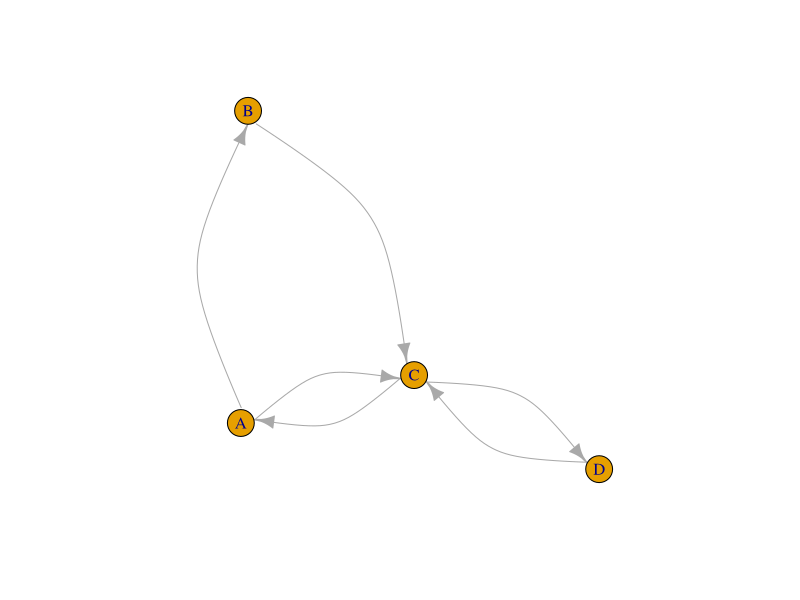
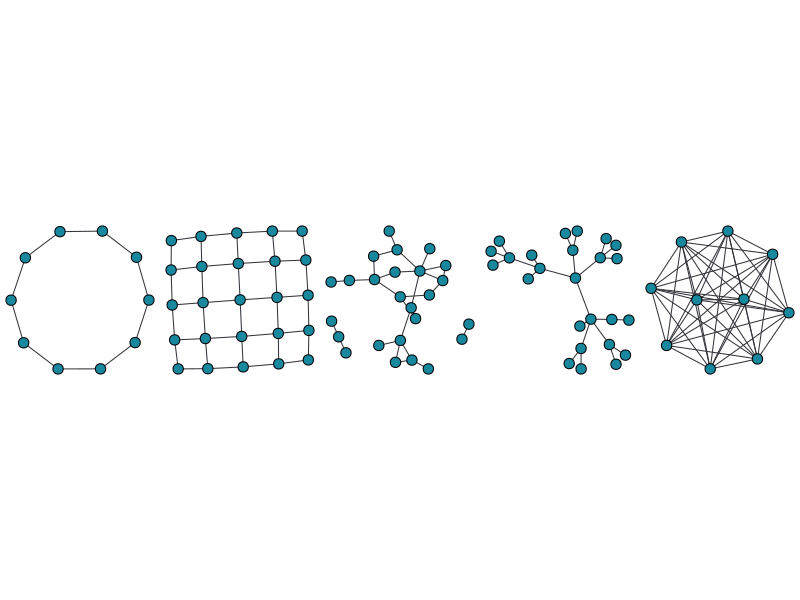
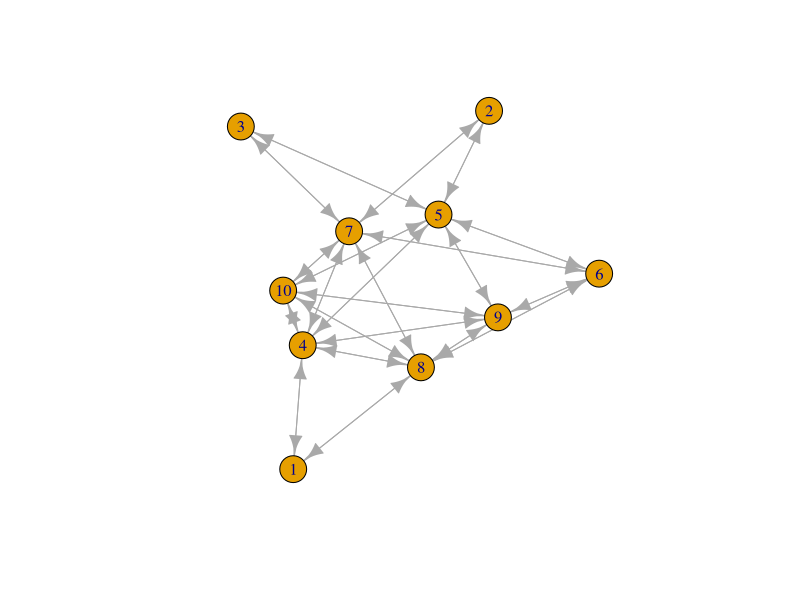
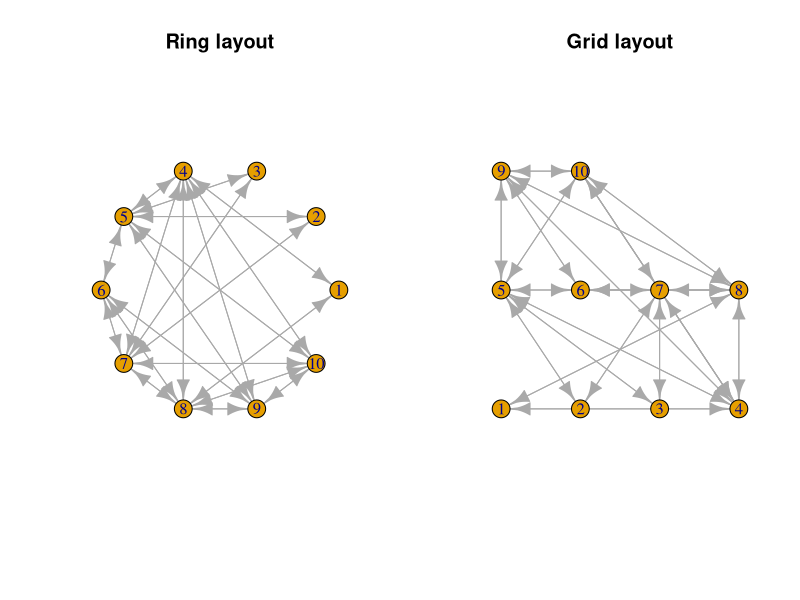
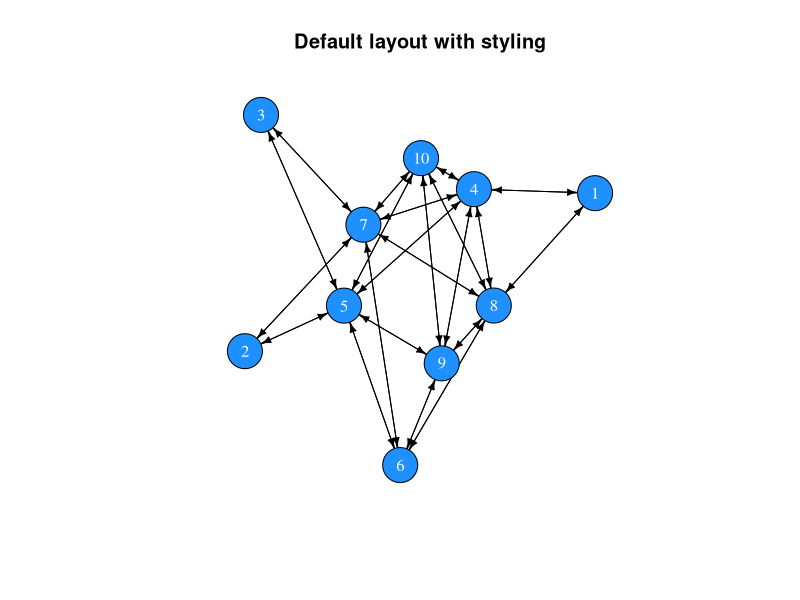
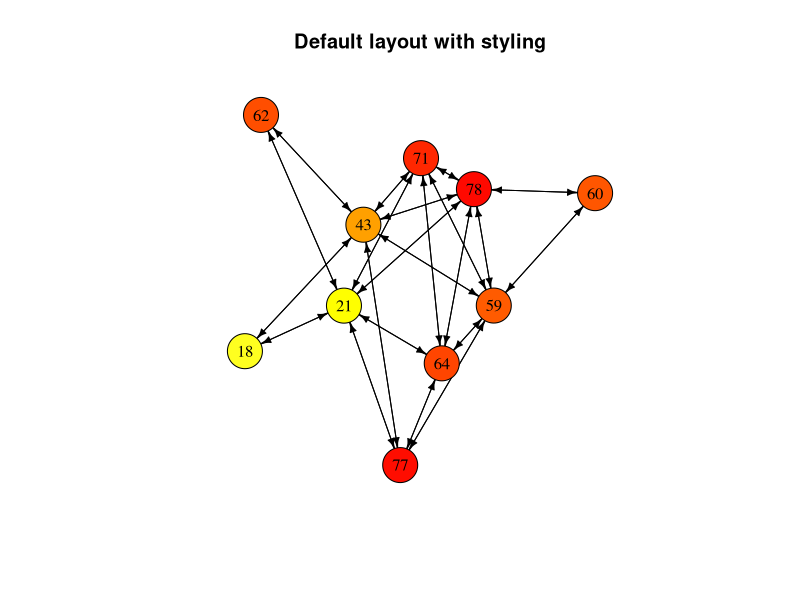
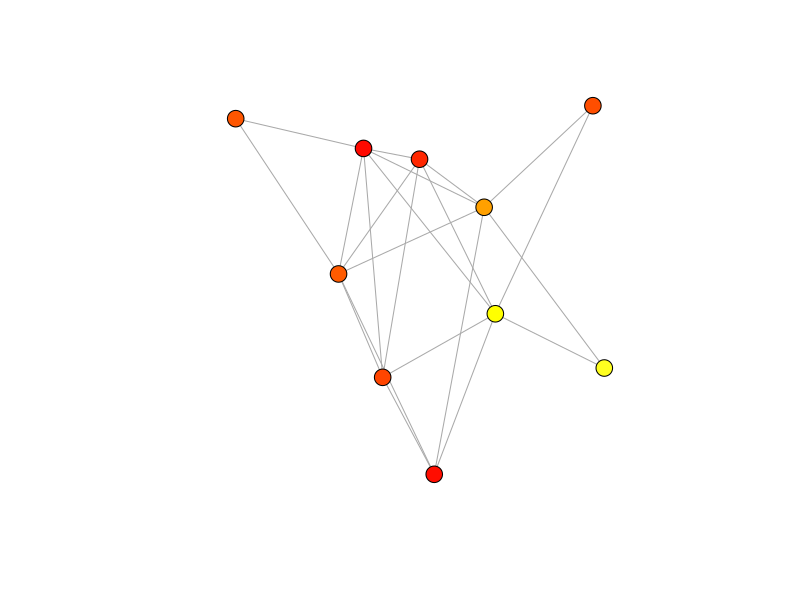
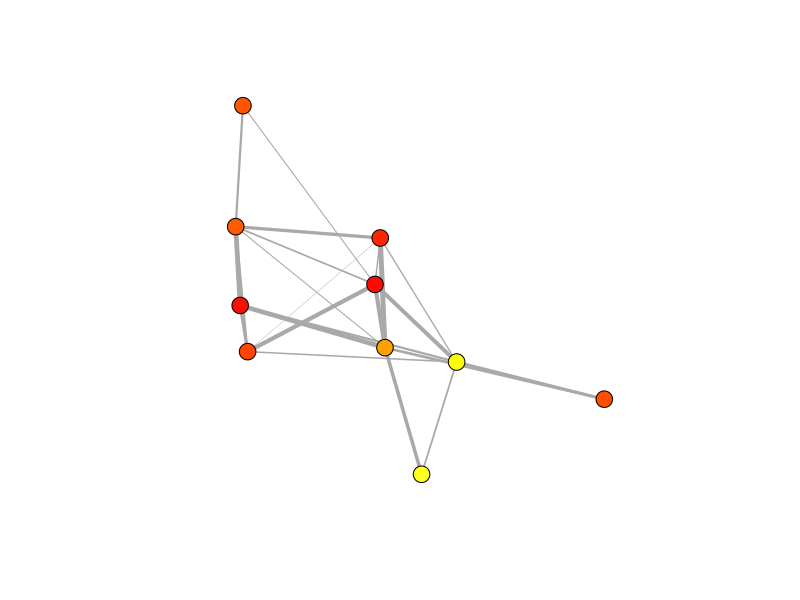

R code for these plots, in order: (Note: this script raises an error after producing the figures.)
## ---- chunk 1
library(igraph)
A <- matrix(c(0,1,1,0, 0,0,1,0, 1,0,0,1, 0,0,1,0), nrow = 4, byrow = TRUE)
row.names(A) <- c("A", "B", "C", "D")
colnames(A) <- c("A", "B", "C", "D")
net <- graph_from_adjacency_matrix(A)
plot(net, edge.curved=0.5)
## ---- chunk 2
m <- matrix(c(0,1,1,0, 0,0,1,0, 1,0,0,1, 0,0,1,0), nrow = 4, byrow = TRUE)
row.names(m) <- LETTERS[1:4]
colnames(m) <- LETTERS[1:4]
m
## ---- chunk 3
all(m[upper.tri(m)] == t(m)[upper.tri(m)])
## ---- chunk 4
isSymmetric(m)
## ---- chunk 5
# Creating a random matrix
random_matrix <- matrix(sample(x = c(0,1), size = 10^2, replace=T), ncol=10)
random_matrix
# It is not symmetric
isSymmetric(random_matrix)

# Replace the upper triangle with the transposed upper triangle
random_matrix[upper.tri(random_matrix)] <- t(random_matrix)[upper.tri(random_matrix)]
random_matrix
# Now it is symmetric
isSymmetric(random_matrix)
## ---- chunk 6
library(igraph)
parbefore <- par()$mar
par(mar=c(0,0,0,0))
par(mfrow=c(1,5))
tmp <- lapply(
  list(
    make_ring(n=10),
    make_lattice(dimvector=c(5,5), nei=1, directed=F),
    erdos.renyi.game(n=25,p.or.m=.1, type="gnp", directed=F, loops=F),
    barabasi.game(n=25, power=1.1, directed=F),
    make_full_graph(n=10)
  ), plot, vertex.label=NA, vertex.color="#18889F", edge.color="#33333B", edge.width=1)
par(mfrow=c(1,1))
par(mar=parbefore)
## ---- chunk 7
create_network <- function(N, f){
  # set up an empty adjacency matrix of size NxN
  A <- matrix(0, ncol = N, nrow = N)
  # set up a friendship counter
  friends <- 0
  
  # we will add friendships until we reach the desired number
  while(friends < round((((N^2)-N)/2) * f)){
    dyad <- sample(x = N, size = 2, replace = FALSE)
    i <- dyad[1]
    j <- dyad[2]
    if(A[i, j] == 0){
      A[i, j] <- A[j, i] <- 1
      friends <- friends + 1
      }
  }
  return(A)
}
## ---- chunk 8
adjm <- create_network(N = 10, f = .5)
adjm
## ---- chunk 9
# adj <- create_network(N = 20, f = .15)
# net <- graph_from_adjacency_matrix(adj)
# plot(net, vertex.label=NA, vertex.color="#18889F", edge.color="#33333B", vertex.size=3, edge.arrow.size=.1)
net <- graph_from_adjacency_matrix(adjm)
net
## ---- chunk 10
# set.seed(1)
plot(net)
## ---- chunk 11
par(mfrow = c(1,2))
plot(net, layout = layout.circle(net), main = "Ring layout")
plot(net, layout = layout.grid(net), main = "Grid layout")
par(mfrow = c(1,1))
## ---- chunk 12
set.seed(1)
plot(net, 
     vertex.color = "dodgerblue", 
     vertex.label.color = "white",
     vertex.size = 20,
     edge.color = "black",
     edge.width = 1,
     edge.arrow.size = 0.5,
     main = "Default layout with styling")
## ---- chunk 13
# Generate random ages
age <- sample(x = 18:80, size = vcount(net), replace = TRUE)
# Select colours
col <- heat.colors(n = 80, rev = TRUE)[age]
# Plot network with col
set.seed(1)
plot(net, 
     vertex.color = col, 
     vertex.label = age,
     vertex.label.color = "black",
     vertex.size = 20,
     edge.color = "black",
     edge.width = 1,
     edge.arrow.size = 0.5,
     main = "Default layout with styling")
## ---- chunk 14
get.vertex.attribute(net)
## ---- chunk 15
# Add an attribute called 'age' and assign the values of the age vector
V(net)$age <- age
# The same for the 'col' vector
V(net)$col <- col
# Return attributes
get.vertex.attribute(net)
# Return the network object
net
## ---- chunk 16
net <- as.undirected(net)
set.seed(1)
plot(net, 
     vertex.color = V(net)$col, 
     vertex.label = NA,
     vertex.size = 9,
     edge.width = 1,
     edge.arrow.size = 0.5)
## ---- chunk 17
# Create random strength values
strength <- runif(n = ecount(net), min = 0, max = 1)
# Assign values to edges
E(net)$weight <- strength
net
## ---- chunk 18
set.seed(1)
plot(net, 
     vertex.color = V(net)$col, 
     vertex.label = NA,
     vertex.size = 9,
     edge.width = E(net)$weight*5,
     edge.arrow.size = 0.5)
## ---- chunk 19
V(net)
E(net)
## ---- chunk 20
get.vertex.attribute(graph = net)
get.edge.attribute(net)
## ---- chunk 21
vcount(net)
ecount(net)
## ---- chunk 22
diameter(graph = net)
## ---- chunk 23
mean_distance(graph = net)
## ---- chunk 24
edge_density(graph = net)
## ---- chunk 25
reciprocity(graph = net)
## ---- chunk 26
transitivity(graph = net)
## ---- chunk 27
# number of edges that connected with each node
degree(graph = net)

# we can use the mean of all degree centralities as a general measure for the entire network
mean(degree(graph = net))
## ---- chunk 28
sort(strength(graph = net))
## ---- chunk 29
closeness(graph = net)
## ---- chunk 30
betweenness(graph = net)
## ---- chunk 31
eigen_centrality(graph = net)$vector
## ---- chunk 32
between <- betweenness(graph = net)
col <- heat.colors(n = max(between)+1, rev = TRUE)[between+1]
# Plot network with col
set.seed(1)
plot(net, 
     vertex.color = col, 
     vertex.label = between,
     vertex.label.color = "black",
     vertex.size = 20,
     edge.color = "black",
     edge.width = 1,
     edge.arrow.size = 0.5,
     main = "Betweenness centrality")
## ---- chunk 33
# set up vector that stores whether an individual possesses the latest gossip:
gossip_meter <- rep(FALSE, n)
gossip_meter

# choose a random individual to start gossiping
gossip_meter[sample(x = n, size = 1)] <- TRUE
gossip_meter

# choose an individual with gossip
if(sum(gossip_meter) == 1){
  gossip_provider <- which(gossip_meter)
} else {
  gossip_provider <- sample(x = which(gossip_meter), size = 1)
}

# choose a neighbour in the network
neighbours <- which(adjm[gossip_provider,] == 1)

# only execute if there is a neighbour
if(length(neighbours) > 0){
  # choose one neighbour if several are present
  if(length(neighbours) == 1){
    neighbour <- neighbours
  } else {
    neighbour <- sample(x = neighbours, size = 1)
  }
  # update gossip indicator of the neighbour
  gossip_meter[neighbour] <- TRUE
}
gossip_meter
## ---- chunk 34
mySample <- function(x, prob = NULL){
  if(length(x) == 1){
    return(x)
  } else {
    return(sample(x = x, size = 1, prob = prob))
  }
}
## ---- chunk 35
library(tidyverse)
# total number of turns to loop over
Turns <- 50

# a matrix to record how many individuals have the gossip at time x
res <- tibble(turn = 1:Turns, gossipers = rep(0, Turns))

# set up gossip indicator
gossip_meter <- rep(FALSE, n)

# choose a random individual to start gossipping
gossip_meter[sample(x = n, size = 1)] <- TRUE

for(turns in 1:Turns){
  res[turns,2] <- sum(gossip_meter)/n
  # choose an individual with gossip
  gossip_provider <- mySample(which(gossip_meter))
  
  # choose a neighbour in the network
  neighbours <- which(adjm[gossip_provider,] == 1)
  
  # only execute if there is a neighbour
  if(length(neighbours) > 0){
    # choose one neighbour ...
    neighbour <- mySample(neighbours)
    # and update its gossip indicator
    gossip_meter[neighbour] <- TRUE
  }
}

# have a look at the time course
res$turn
## ---- chunk 36
# plot result
library(ggplot2)
ggplot(res) + 
  geom_line(aes(x = turn, y = gossipers)) +
  ylab("prop. of pop. with gossip") +
  theme_bw()
## ---- chunk 37
gossip_model_1 <- function(ADJM, TURNS, SIM = 1){
  n <- nrow(ADJM)
  # a matrix to record how many individuals have the gossip at time x
  res <- tibble(turn = 1:TURNS, gossipers = rep(0, TURNS))
  # set up gossip indicator
  gossip_meter <- rep(FALSE, n)
  # choose a random individual to start gossiping
  gossip_meter[sample(x = n, size = 1)] <- TRUE
  
  for(turns in 1:TURNS){
    res[turns,2] <- sum(gossip_meter)/n
    # choose an individual with gossip
    gossip_provider <- mySample(which(gossip_meter))
    # choose a neighbour in the network
    neighbours <- which(ADJM[gossip_provider,] == 1)
    # only execute if there is a neighbour
    if(length(neighbours) > 0){
      # choose one neighbour ...
      neighbour <- mySample(neighbours)
      # and update its gossip indicator
      gossip_meter[neighbour] <- TRUE
    }
  }
  res$simulation <- SIM
  return(res)
}
## ---- chunk 38
data <- do.call("rbind", lapply(1:100, function(sim){
  gossip_model_1(ADJM = adjm, TURNS = 100, SIM = sim)
}))
## ---- chunk 39
ggplot(data) + 
  geom_line(aes(x = turn, y = gossipers, group = simulation), alpha = .2) +
  ylab("prop. of pop. with gossip") +
  theme_bw()
## ---- chunk 40
create_network <- function(N, FRIENDSHIPRATIO){
  adjm <- matrix(0, ncol = N, nrow = N)
  adjm[upper.tri(adjm)] <- sample(x = 0:1, 
                                  size = N*(N-1)/2, 
                                  replace = TRUE, 
                                  prob = c(1-FRIENDSHIPRATIO, FRIENDSHIPRATIO))
  adjm[lower.tri(adjm)] <- t(adjm)[lower.tri(adjm)]
  return(adjm)
}
## ---- chunk 41
adjm_full <- create_network(N = n, FRIENDSHIPRATIO = 1)

data_full <- do.call("rbind", 
                     lapply(1:100, function(sim){
                       gossip_model_1(ADJM = adjm_full, TURNS = 100, SIM = sim)
                       })
                     )
## ---- chunk 42
data$type <- "colleague network"
data_full$type <- "fully connected"
data_combined <- rbind(data, data_full)

ggplot(data_combined) + 
  geom_point(aes(x = turn, y = gossipers, color = type), alpha = .05) +
  geom_smooth(aes(x = turn, y = gossipers, color = type)) +
  ylab("prop. of pop. with gossip") +
  theme_bw()
## ---- chunk 43
adjm_colleagues <- create_network(N = 25, FRIENDSHIPRATIO = .20)
adjm_full <- create_network(N = 25, FRIENDSHIPRATIO = 1)

data_colleagues <- do.call("rbind", lapply(1:100, function(sim){
  gossip_model_1(ADJM = adjm_colleagues, TURNS = 100, SIM = sim)
}))

data_full <- do.call("rbind", lapply(1:100, function(sim){
  gossip_model_1(ADJM = adjm_full, TURNS = 100, SIM = sim)
}))
## ---- chunk 44
data_colleagues$type <- "colleague network"
data_full$type <- "fully connected"
data_combined2 <- rbind(data_full, data_colleagues)

ggplot(data_combined2) + 
  geom_point(aes(x = turn, y = gossipers, color = type), alpha = .05) +
  geom_smooth(aes(x = turn, y = gossipers, color = type)) +
  ylab("prop. of pop. with gossip") +
  theme_bw()
## ---- chunk 45
gossip_model_2 <- function(ADJM, PROP, TURNS, SIM = 1){
  n <- nrow(ADJM)
  # set up gossip indicator
  gossip_meter <- rep(F, n)
  # choose a random individual to start gossipping
  gossip_meter[sample(x = n, size = 1)] <- TRUE
  
  timestep <- NA
  for(turns in 1:TURNS){
    # record the time step when a defined proportion of the population has the gossip
    if(sum(gossip_meter)/n >= PROP & is.na(timestep)){
      timestep <- turns 
    }
    # choose an individual with gossip
    gossip_provider <- mySample(which(gossip_meter))
    # choose a neighbour in the network
    neighbours <- which(ADJM[gossip_provider,] == 1)
    # only execute if there is a neighbour
    if(length(neighbours)>0){
      # choose one neighbour ...
      neighbour <- mySample(neighbours)
      # and update its gossip indicator
      gossip_meter[neighbour] <- TRUE
    }
  }
  # if PROP is not reached, return the maximum value
  if(is.na(timestep)){
    timestep <- TURNS
  }
  return(timestep)
}
## ---- chunk 46
adjm <- create_network(N = 50, FRIENDSHIPRATIO = .25)
gossip_model_2(ADJM = adjm, PROP = .75, TURNS = 100, SIM = 1)
## ---- chunk 47
parameters <- expand.grid(groupSize = c(10,50),#c(10,30,50,70,90),
                          reconnections = c(0,.01,.05,.1,.5,1),
                          repetition = 1:50)
tmp <- lapply(1:nrow(parameters), function(p){
  net <- watts.strogatz.game(dim = 1, size = parameters[p,"groupSize"], nei = 2, 
                             p = parameters[p,"reconnections"], loops = FALSE, 
                             multiple = FALSE)
  adjm <- get.adjacency(net)
  model <- gossip_model_2(ADJM = adjm, PROP = .5, TURNS = 500, 
                          SIM = parameters[p,"repetition"])
  tibble(time = model, 
             degree = mean(degree(net)), 
             path = average.path.length(net))
})

tmp2 <- do.call("rbind", tmp)
parameters <- cbind(parameters, tmp2)
## ---- chunk 48
library(tidyverse)
parameters %>% 
  group_by(groupSize, reconnections) %>% 
  summarise(meanTime = mean(time), 
            meanDegree = mean(degree),
            meanPath = mean(path)) -> data
## ---- chunk 49
parameters$groupSize <- factor(parameters$groupSize)

ggplot(parameters, aes(x = reconnections, y = degree, col = groupSize)) + 
  geom_jitter(height = .01, alpha = .5) +
  scale_y_continuous(limits = c(3.5,4.5)) +
  xlab("prob. of reconnection") +
  ylab("average degree") +
  theme_bw()
## ---- chunk 50
ggplot(parameters, aes(x = reconnections, y = path, col = groupSize)) + 
  geom_point() + 
  xlab("prob. of reconnection") +
  ylab("average path length") +
  theme_bw()
## ---- chunk 51
ggplot(parameters, aes(x = path, y = time, col = groupSize)) + 
  geom_point(alpha = .33) + 
  xlab("average path length") +
  ylab("time") +
  theme_bw()
## ---- chunk 52
informationSpread <- function(ADJM, MODE = "simple", ROUNDS = 100, CONTACTS = 1){
  N <- nrow(ADJM)
  
  # set up behaviour
  behaviour <- rep(F, N)
  behaviour[sample(N,size = 10)] <- TRUE
  
  # recording data
  fraction <- rep(0, ROUNDS)
  
  # loop
  for(round in 1:ROUNDS){
    # record
    fraction[round] <- sum(behaviour)/N
    
    # pick random individual
    focal <- sample(x = N, size = 1)
    # who are its neighbours
    neigh <- adjm[focal, ] == 1
    
    if(sum(behaviour[neigh]) >= CONTACTS){
      behaviour[focal] <- TRUE
    }
    
  }
  return(tibble(mode = MODE, 
                frac = fraction, 
                round = 1:ROUNDS))
}

# Simulations with clustered (lattice) networks
net <- watts.strogatz.game(size = 10, dim = 2, nei = 2, p = .01)
adjm <- as.matrix(get.adjacency(net))
clu <- informationSpread(ADJM = adjm, MODE = "simple", ROUNDS = 1000, CONTACTS = 1)
clu$network <- "clustered"

# Simulations with random (small world) networks
net2 <- erdos.renyi.game(n = 100, p.or.m = 600, type = "gnm", directed = FALSE, loops = FALSE)
adjm2 <- as.matrix(get.adjacency(net2))
rand <- informationSpread(ADJM = adjm2, MODE = "simple", ROUNDS = 1000, CONTACTS = 1)
rand$network <- "random"

res <- rbind(clu, rand)
## ---- chunk 53
ggplot(res) + 
  geom_line(aes(x = round, y = frac, col = network, linetype = mode), size = .9) + 
  theme_bw()
## ---- chunk 54
# for repeated interactions 
informationSpread <- function(NET, MODE = "simple", ROUNDS = 100, CONTACTS = 1){
  if(NET == "clustered"){
    net <- watts.strogatz.game(size = 10, dim = 2, nei = 2, p = .01, loops = FALSE, multiple = FALSE)
  } else if(NET == "random"){
    net <- erdos.renyi.game(n = 100, p.or.m = 600, type = "gnm", directed = FALSE, loops = FALSE)
  }
 adjm <- as.matrix(get.adjacency(net)) 
 
  N <- nrow(adjm)
  
  # set up behaviour
  behaviour <- rep(F, N)
  behaviour[sample(N,size = 10)] <- TRUE
  
  # recording data
  fraction <- rep(0, ROUNDS)
  
  # loop
  for(round in 1:ROUNDS){
    # record
    fraction[round] <- sum(behaviour)/N
    
    # pick random individual
    focal <- sample(x = N, size = 1)
    # who are its neighbours
    neigh <- adjm[focal, ] == 1
    
    if(sum(behaviour[neigh]) >= CONTACTS){
      behaviour[focal] <- TRUE
    }
    
  }
  return(tibble(network = NET, 
                mode = MODE, 
                frac = fraction, 
                round = 1:ROUNDS))
}

# repeated runs
reps <- 10

# simulte complex and simple contagion for clustered networks
set.seed(11)
clu_simple <- do.call("rbind", 
                      lapply(1:reps, function(x) informationSpread(NET = "clustered", 
                                     ROUNDS = 1000, CONTACTS = 1, MODE = "simple")))
clu_comp <- do.call("rbind", 
                    lapply(1:reps, function(x) informationSpread(NET = "clustered", 
                                     ROUNDS = 1000, CONTACTS = 4, MODE = "complex")))
clu <- rbind(clu_simple, clu_comp)

# simulte complex and simple contagion for random networks
rand_simple <- do.call("rbind", 
                       lapply(1:reps, function(x) informationSpread(NET = "random", 
                                      ROUNDS = 1000, CONTACTS = 1, MODE = "simple")))
rand_comp <- do.call("rbind", 
                     lapply(1:reps, function(x) informationSpread(NET = "random", 
                                      ROUNDS = 1000, CONTACTS = 4, MODE = "complex")))
rand <- rbind(rand_simple, rand_comp)

# combine results
res <- rbind(clu, rand)
## ---- chunk 55
ggplot(res) + 
  stat_smooth(aes(x = round, y = frac, col = network, 
                  linetype = mode), size = .9, se = T) +
  ylab("Proportion of individuals with information") +
  xlab("Round") + 
  theme_bw()
